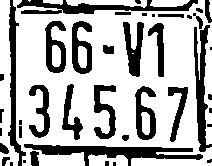
#> input picture 03_LicensePlatePreprocessingforOCR/outputs/preprocess/06_final/plate_0_06_final.jpg, 212 x 166 px
$ python step4_v2.py
#> lines starting #> are read from the running program, lines starting #| are printed output that depends on the picture; after the words box and inside, x2 and y2 are one past the last pixel; in counts of white or black regions, pixels touching at a corner belong together
#> further down, img is the input picture: shape (166, 212, 3); min 0, max 255, mean 178.1
#| Image shape: (166, 212, 3)
import cv2
import numpy as np


def crop_plate_border(img, pad=2, debug=False):
    """
    Remove white borders around license plate content.

    Phương pháp: Flood fill từ 4 góc để loại bỏ border trắng,
    sau đó tìm bounding box của phần text còn lại.
    Chính xác và hiệu quả với ảnh binary đã preprocess.

    Args:
        img (np.ndarray): BGR or grayscale image (thường là binary sau morph)
        pad (int): padding sau khi crop
        debug (bool): return debug visualization

    Returns:
        cropped image (chỉ chứa nội dung text, không có border)
    """
#> called with pad = 2, debug = True
    # Chuyển sang grayscale nếu là ảnh màu
    if len(img.shape) == 3:
        gray = cv2.cvtColor(img, cv2.COLOR_BGR2GRAY)
    else:
        gray = img.copy()

    h, w = gray.shape
#> h = 166; w = 212

    # Tạo bản sao để flood fill
    gray_filled = gray.copy()
    mask = np.zeros((h + 2, w + 2), dtype=np.uint8)

    # Flood fill từ 4 góc để loại bỏ border trắng
    # Góc trên trái
    if gray[0, 0] > 128:  # Nếu là màu trắng (border)
        cv2.floodFill(gray_filled, mask, (0, 0), 0, loDiff=10, upDiff=10, flags=8)
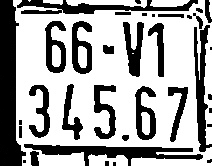
#> gray_filled: shape (166, 212); min 0, max 255, mean 166.3
        mask = np.zeros((h + 2, w + 2), dtype=np.uint8)  # Reset mask

    # Góc trên phải
    if gray[0, w-1] > 128:
        cv2.floodFill(gray_filled, mask, (w-1, 0), 0, loDiff=10, upDiff=10, flags=8)
#> gray_filled: shape (166, 212); 0.13% of pixels changed, all inside (x1, y1, x2, y2) = (209, 0, 212, 19)
        mask = np.zeros((h + 2, w + 2), dtype=np.uint8)

    # Góc dưới trái
    if gray[h-1, 0] > 128:
        cv2.floodFill(gray_filled, mask, (0, h-1), 0, loDiff=10, upDiff=10, flags=8)
#> gray_filled: shape (166, 212); min 0, max 255, mean 166
        mask = np.zeros((h + 2, w + 2), dtype=np.uint8)

    # Góc dưới phải
    if gray[h-1, w-1] > 128:
        cv2.floodFill(gray_filled, mask, (w-1, h-1), 0, loDiff=10, upDiff=10, flags=8)
        mask = np.zeros((h + 2, w + 2), dtype=np.uint8)

    # Flood fill từ các cạnh (để loại bỏ border dọc/ngang)
    # Cạnh trên
    for x in range(0, w, max(1, w//20)):
        if gray[0, x] > 128:
            cv2.floodFill(gray_filled, mask, (x, 0), 0, loDiff=10, upDiff=10, flags=8)
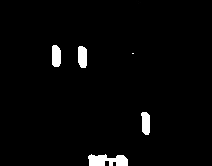
#> gray_filled: shape (166, 212); min 0, max 255, mean 6.5

    # Cạnh dưới
    for x in range(0, w, max(1, w//20)):
        if gray[h-1, x] > 128:
            cv2.floodFill(gray_filled, mask, (x, h-1), 0, loDiff=10, upDiff=10, flags=8)
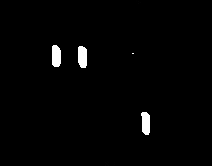
#> gray_filled: shape (166, 212); 1.03% of pixels changed, all inside (x1, y1, x2, y2) = (88, 154, 128, 166)

    # Cạnh trái
    for y in range(0, h, max(1, h//20)):
        if gray[y, 0] > 128:
            cv2.floodFill(gray_filled, mask, (0, y), 0, loDiff=10, upDiff=10, flags=8)

    # Cạnh phải
    for y in range(0, h, max(1, h//20)):
        if gray[y, w-1] > 128:
            cv2.floodFill(gray_filled, mask, (w-1, y), 0, loDiff=10, upDiff=10, flags=8)

    # ===== TÌM CONTOUR CỦA BIỂN SỐ =====
    # Tìm contour từ phần text còn lại (màu trắng)
    contours, _ = cv2.findContours(gray_filled, cv2.RETR_EXTERNAL, cv2.CHAIN_APPROX_SIMPLE)
#> contours = 9 contours, 6 with area under 20; largest, box (x1, y1, x2, y2) and area: (52, 45, 61, 67) 154, (78, 46, 87, 68) 153, (141, 112, 150, 135) 146

    if len(contours) == 0:
        # Không tìm thấy contour, trả về ảnh gốc
        return img

    # Chọn contour lớn nhất (biển số)
    largest_contour = max(contours, key=cv2.contourArea)
#> largest_contour = contour of 12 points, box (x1, y1, x2, y2) (52, 45, 61, 67), area 154

    # Lấy bounding rect của contour
    x, y, w_rect, h_rect = cv2.boundingRect(largest_contour)
#> x = 52; y = 45; w_rect = 9; h_rect = 22

    # Thêm padding
    top = max(0, y - pad)
#> top = 43
    bottom = min(h, y + h_rect + pad)
#> bottom = 69
    left = max(0, x - pad)
#> left = 50
    right = min(w, x + w_rect + pad)
#> right = 63

    # Kiểm tra hợp lệ
    if top >= bottom or left >= right:
        return img

    # Crop ảnh gốc (giữ nguyên màu nếu là BGR)
    if len(img.shape) == 3:
        crop = img[top:bottom, left:right]
    else:
        crop = img[top:bottom, left:right]

    if debug:
        dbg = img.copy()
        if len(dbg.shape) == 2:
            dbg = cv2.cvtColor(dbg, cv2.COLOR_GRAY2BGR)

        # Vẽ contour (màu xanh lá, độ dày 2)
        cv2.drawContours(dbg, [largest_contour], -1, (0, 255, 0), 2)

        # Vẽ bounding rect (màu đỏ, độ dày 2)
        cv2.rectangle(dbg, (left, top), (right, bottom), (0, 0, 255), 2)

        # Vẽ điểm góc của bounding rect (màu xanh dương)
        cv2.circle(dbg, (left, top), 5, (255, 0, 0), -1)
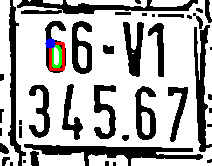
#> dbg: shape (166, 212, 3); mean B, G, R 178, 178.3, 178.8
        cv2.circle(dbg, (right, bottom), 5, (255, 0, 0), -1)
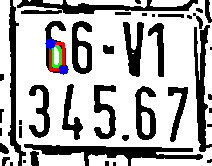
#> dbg: shape (166, 212, 3); 0.23% of pixels changed, all inside (x1, y1, x2, y2) = (58, 64, 69, 75)

        # Vẽ điểm góc của contour (màu vàng)
        for point in largest_contour:
            cv2.circle(dbg, tuple(point[0]), 3, (0, 255, 255), -1)
#> this loop made 12 passes
#> point on passes 1 to 12: [[53, 45]], [[52, 46]], [[52, 64]], [[54, 66]], [[58, 66]], [[59, 65]], [[59, 64]], [[60, 63]], [[60, 50]], [[59, 49]], [[59, 48]], [[56, 45]]
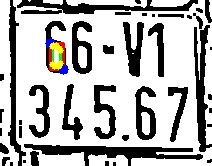
#> dbg: shape (166, 212, 3); 0.52% of pixels changed, all inside (x1, y1, x2, y2) = (49, 42, 64, 70)

        # Thêm text thông tin
        contour_area = cv2.contourArea(largest_contour)
#> contour_area = 153.5
        rect_area = w_rect * h_rect
#> rect_area = 198
        info_text = [
            f"Contour area: {contour_area:.0f}",
            f"Rect area: {rect_area:.0f}",
            f"Points: {len(largest_contour)}",
            f"Crop: ({left},{top}) to ({right},{bottom})"
        ]
#> info_text = ['Contour area: 154', 'Rect area: 198', 'Points: 12', 'Crop: (50,43) to (63,69)']

        y_offset = 20
        for i, text in enumerate(info_text):
            cv2.putText(dbg, text, (10, y_offset + i * 20),
                       cv2.FONT_HERSHEY_SIMPLEX, 0.5, (255, 255, 255), 1)
#> this loop made 4 passes
#> text on passes 1 to 4: 'Contour area: 154', 'Rect area: 198', 'Points: 12', 'Crop: (50,43) to (63,69)'
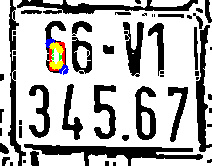
#> dbg: shape (166, 212, 3); 1.13% of pixels changed, all inside (x1, y1, x2, y2) = (12, 10, 208, 85)

        return crop, dbg

    return crop


if __name__ == "__main__":
    # img_path = "./img/multi_plates.png"
    img_path = "./outputs/preprocess/06_final/plate_0_06_final.jpg"
    img = cv2.imread(img_path)
    assert img is not None, "Cannot read input image"
    print(f"Image shape: {img.shape}")

    crop, debug_img = crop_plate_border(img, debug=True)
    cv2.imwrite("./outputs/crop_border.jpg", crop)
    cv2.imwrite("./outputs/crop_border_debug.jpg", debug_img)

    print("Done!")

$ run again, with 03_LicensePlatePreprocessingforOCR/outputs/preprocess/06_final/plate_1_06_final.jpg copied over 03_LicensePlatePreprocessingforOCR/outputs/preprocess/06_final/plate_0_06_final.jpg
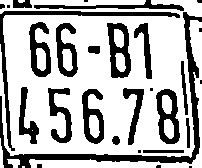
#> input picture 03_LicensePlatePreprocessingforOCR/outputs/preprocess/06_final/plate_1_06_final.jpg, 202 x 168 px
#> img is the input picture: shape (168, 202, 3); min 0, max 255, mean 179.3
#| Image shape: (168, 202, 3)
#> contours = 10 contours, 2 with area under 20; largest, box (x1, y1, x2, y2) and area: (89, 115, 100, 138) 172, (36, 48, 46, 71) 164, (62, 49, 73, 71) 160, (164, 119, 174, 139) 143, (162, 95, 172, 114) 138, (114, 29, 124, 48) 137, (115, 53, 126, 72) 134, (7, 159, 20, 168) 64
#> largest_contour = contour of 19 points, box (x1, y1, x2, y2) (89, 115, 100, 138), area 172
#> x = 89; y = 115; w_rect = 11; h_rect = 23
#> top = 113
#> bottom = 140
#> left = 87
#> right = 102
#> the loop in crop_plate_border, `for point in largest_contour:` made 19 passes
#> point on passes 1 to 8: [[90, 115]], [[90, 116]], [[89, 117]], [[89, 127]], [[90, 128]], [[90, 133]], [[94, 137]], [[96, 137]]
#> after the loop in crop_plate_border, `for point in largest_contour:`:
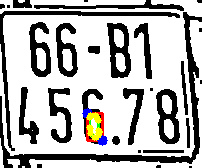
#> dbg: shape (168, 202, 3); mean B, G, R 178.7, 179.9, 180.8
#> contour_area = 171.5
#> rect_area = 253
#> info_text = ['Contour area: 172', 'Rect area: 253', 'Points: 19', 'Crop: (87,113) to (102,140)']
#> the loop in crop_plate_border, `for i, text in enumerate(info_text):` made 4 passes
#> text on passes 1 to 4: 'Contour area: 172', 'Rect area: 253', 'Points: 19', 'Crop: (87,113) to (102,140)'
#> after the loop in crop_plate_border, `for i, text in enumerate(info_text):`:
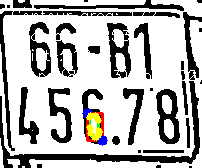
#> dbg: shape (168, 202, 3); 1.2% of pixels changed, all inside (x1, y1, x2, y2) = (12, 10, 201, 82)

$ run again, with 03_LicensePlatePreprocessingforOCR/outputs/preprocess/06_final/plate_2_06_final.jpg copied over 03_LicensePlatePreprocessingforOCR/outputs/preprocess/06_final/plate_0_06_final.jpg
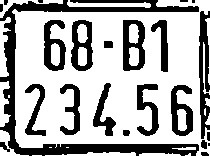
#> input picture 03_LicensePlatePreprocessingforOCR/outputs/preprocess/06_final/plate_2_06_final.jpg, 210 x 156 px
#> img is the input picture: shape (156, 210, 3); min 0, max 255, mean 173.4
#| Image shape: (156, 210, 3)
#> after the loop in crop_plate_border, `for y in range(0, h, max(1, h//20)):`:
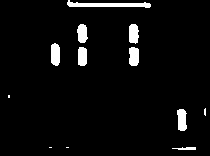
#> gray_filled: shape (156, 210); min 0, max 255, mean 11.3
#> contours = 12 contours, 4 with area under 20; largest, box (x1, y1, x2, y2) and area: (67, 0, 151, 8) 264, (51, 43, 60, 66) 158, (177, 109, 187, 131) 152, (129, 47, 139, 66) 148, (129, 24, 139, 44) 146, (77, 24, 88, 43) 139, (78, 47, 87, 66) 136, (172, 147, 196, 150) 28
#> largest_contour = contour of 24 points, box (x1, y1, x2, y2) (67, 0, 151, 8), area 264
#> x = 67; y = 0; w_rect = 84; h_rect = 8
#> top = 0
#> bottom = 10
#> left = 65
#> right = 153
#> the loop in crop_plate_border, `for point in largest_contour:` made 24 passes
#> point on passes 1 to 8: [[68, 0]], [[68, 1]], [[67, 2]], [[67, 4]], [[69, 6]], [[144, 6]], [[145, 7]], [[149, 7]]
#> contour_area = 264
#> rect_area = 672
#> info_text = ['Contour area: 264', 'Rect area: 672', 'Points: 24', 'Crop: (65,0) to (153,10)']
#> the loop in crop_plate_border, `for i, text in enumerate(info_text):` made 4 passes
#> text on passes 1 to 4: 'Contour area: 264', 'Rect area: 672', 'Points: 24', 'Crop: (65,0) to (153,10)'
#> after the loop in crop_plate_border, `for i, text in enumerate(info_text):`:
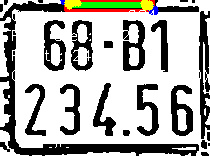
#> dbg: shape (156, 210, 3); mean B, G, R 172.8, 176.9, 177
